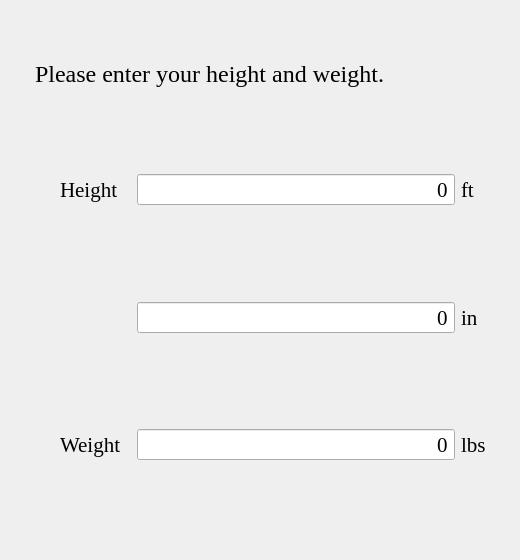
         <widget class="QWidget" name="measurementsinputpage">
          <widget class="QWidget" name="verticalLayoutWidget_9">
           <property name="geometry">
            <rect>
             <x>10</x>
             <y>10</y>
             <width>501</width>
             <height>541</height>
            </rect>
           </property>
           <layout class="QVBoxLayout" name="measurementsinputlayout">
            <property name="leftMargin">
             <number>25</number>
            </property>
            <property name="topMargin">
             <number>50</number>
            </property>
            <property name="rightMargin">
             <number>25</number>
            </property>
            <property name="bottomMargin">
             <number>50</number>
            </property>
            <item>
             <widget class="QLabel" name="measurementsquerylabel">
              <property name="sizePolicy">
               <sizepolicy hsizetype="Preferred" vsizetype="Fixed">
                <horstretch>0</horstretch>
                <verstretch>0</verstretch>
               </sizepolicy>
              </property>
              <property name="font">
               <font>
                <family>Georgia</family>
                <pointsize>18</pointsize>
                <kerning>true</kerning>
               </font>
              </property>
              <property name="text">
               <string>Please enter your height and weight.</string>
              </property>
              <property name="wordWrap">
               <bool>true</bool>
              </property>
             </widget>
            </item>
            <item>
             <spacer name="querygridspacer">
              <property name="orientation">
               <enum>Qt::Vertical</enum>
              </property>
              <property name="sizeType">
               <enum>QSizePolicy::Fixed</enum>
              </property>
              <property name="sizeHint" stdset="0">
               <size>
                <width>20</width>
                <height>40</height>
               </size>
              </property>
             </spacer>
            </item>
            <item>
             <layout class="QGridLayout" name="heightweightgrid">
              <property name="sizeConstraint">
               <enum>QLayout::SetMaximumSize</enum>
              </property>
              <property name="leftMargin">
               <number>25</number>
              </property>
              <property name="verticalSpacing">
               <number>15</number>
              </property>
              <item row="0" column="0">
               <widget class="QLabel" name="heightlabel">
                <property name="sizePolicy">
                 <sizepolicy hsizetype="Preferred" vsizetype="MinimumExpanding">
                  <horstretch>0</horstretch>
                  <verstretch>0</verstretch>
                 </sizepolicy>
                </property>
                <property name="font">
                 <font>
                  <family>Georgia</family>
                  <pointsize>16</pointsize>
                  <kerning>true</kerning>
                 </font>
                </property>
                <property name="text">
                 <string>Height</string>
                </property>
               </widget>
              </item>
              <item row="2" column="0">
               <widget class="QLabel" name="weightlabel">
                <property name="sizePolicy">
                 <sizepolicy hsizetype="Preferred" vsizetype="MinimumExpanding">
                  <horstretch>0</horstretch>
                  <verstretch>0</verstretch>
                 </sizepolicy>
                </property>
                <property name="font">
                 <font>
                  <family>Georgia</family>
                  <pointsize>16</pointsize>
                  <kerning>true</kerning>
                 </font>
                </property>
                <property name="text">
                 <string>Weight</string>
                </property>
               </widget>
              </item>
              <item row="2" column="3">
               <widget class="QLabel" name="lbslabel">
                <property name="sizePolicy">
                 <sizepolicy hsizetype="Preferred" vsizetype="MinimumExpanding">
                  <horstretch>0</horstretch>
                  <verstretch>0</verstretch>
                 </sizepolicy>
                </property>
                <property name="font">
                 <font>
                  <family>Georgia</family>
                  <pointsize>16</pointsize>
                  <kerning>true</kerning>
                 </font>
                </property>
                <property name="text">
                 <string>lbs</string>
                </property>
               </widget>
              </item>
              <item row="0" column="1">
               <spacer name="heightspacer">
                <property name="orientation">
                 <enum>Qt::Horizontal</enum>
                </property>
                <property name="sizeType">
                 <enum>QSizePolicy::Fixed</enum>
                </property>
                <property name="sizeHint" stdset="0">
                 <size>
                  <width>10</width>
                  <height>20</height>
                 </size>
                </property>
               </spacer>
              </item>
              <item row="2" column="1">
               <spacer name="weightspacer">
                <property name="orientation">
                 <enum>Qt::Horizontal</enum>
                </property>
                <property name="sizeType">
                 <enum>QSizePolicy::Fixed</enum>
                </property>
                <property name="sizeHint" stdset="0">
                 <size>
                  <width>10</width>
                  <height>20</height>
                 </size>
                </property>
               </spacer>
              </item>
              <item row="1" column="1">
               <spacer name="hspacer1">
                <property name="orientation">
                 <enum>Qt::Horizontal</enum>
                </property>
                <property name="sizeType">
                 <enum>QSizePolicy::Fixed</enum>
                </property>
                <property name="sizeHint" stdset="0">
                 <size>
                  <width>10</width>
                  <height>20</height>
                 </size>
                </property>
               </spacer>
              </item>
              <item row="2" column="2">
               <widget class="QSpinBox" name="weightinput">
                <property name="sizePolicy">
                 <sizepolicy hsizetype="MinimumExpanding" vsizetype="Fixed">
                  <horstretch>0</horstretch>
                  <verstretch>0</verstretch>
                 </sizepolicy>
                </property>
                <property name="font">
                 <font>
                  <family>Georgia</family>
                  <pointsize>16</pointsize>
                  <kerning>true</kerning>
                 </font>
                </property>
                <property name="alignment">
                 <set>Qt::AlignRight|Qt::AlignTrailing|Qt::AlignVCenter</set>
                </property>
                <property name="buttonSymbols">
                 <enum>QAbstractSpinBox::NoButtons</enum>
                </property>
                <property name="maximum">
                 <number>300</number>
                </property>
               </widget>
              </item>
              <item row="1" column="2">
               <widget class="QSpinBox" name="heightininput">
                <property name="sizePolicy">
                 <sizepolicy hsizetype="MinimumExpanding" vsizetype="Fixed">
                  <horstretch>0</horstretch>
                  <verstretch>0</verstretch>
                 </sizepolicy>
                </property>
                <property name="font">
                 <font>
                  <family>Georgia</family>
                  <pointsize>16</pointsize>
                  <kerning>true</kerning>
                 </font>
                </property>
                <property name="alignment">
                 <set>Qt::AlignRight|Qt::AlignTrailing|Qt::AlignVCenter</set>
                </property>
                <property name="buttonSymbols">
                 <enum>QAbstractSpinBox::NoButtons</enum>
                </property>
               </widget>
              </item>
              <item row="0" column="2">
               <widget class="QSpinBox" name="heightftinput">
                <property name="sizePolicy">
                 <sizepolicy hsizetype="MinimumExpanding" vsizetype="Fixed">
                  <horstretch>0</horstretch>
                  <verstretch>0</verstretch>
                 </sizepolicy>
                </property>
                <property name="font">
                 <font>
                  <family>Georgia</family>
                  <pointsize>16</pointsize>
                  <kerning>true</kerning>
                 </font>
                </property>
                <property name="alignment">
                 <set>Qt::AlignRight|Qt::AlignTrailing|Qt::AlignVCenter</set>
                </property>
                <property name="buttonSymbols">
                 <enum>QAbstractSpinBox::NoButtons</enum>
                </property>
               </widget>
              </item>
              <item row="0" column="3">
               <widget class="QLabel" name="ftlabel">
                <property name="sizePolicy">
                 <sizepolicy hsizetype="Preferred" vsizetype="MinimumExpanding">
                  <horstretch>0</horstretch>
                  <verstretch>0</verstretch>
                 </sizepolicy>
                </property>
                <property name="font">
                 <font>
                  <family>Georgia</family>
                  <pointsize>16</pointsize>
                  <kerning>true</kerning>
                 </font>
                </property>
                <property name="text">
                 <string>ft</string>
                </property>
               </widget>
              </item>
              <item row="1" column="3">
               <widget class="QLabel" name="inlabel">
                <property name="sizePolicy">
                 <sizepolicy hsizetype="Preferred" vsizetype="MinimumExpanding">
                  <horstretch>0</horstretch>
                  <verstretch>0</verstretch>
                 </sizepolicy>
                </property>
                <property name="font">
                 <font>
                  <family>Georgia</family>
                  <pointsize>16</pointsize>
                  <kerning>true</kerning>
                 </font>
                </property>
                <property name="text">
                 <string>in</string>
                </property>
               </widget>
              </item>
             </layout>
            </item>
           </layout>
          </widget>
         </widget>
